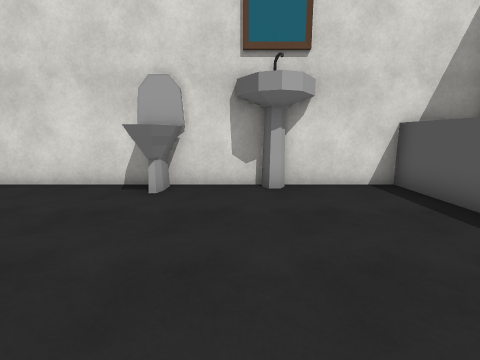
view 1 (above)

23 first-person views from a walk through a Unity game level. The camera is 1.4 m above the floor, tilts 10° down and sees 85° across. The floor is counted in squares, 1 m on a side. Each view is taken from the middle of a square. On the plan, view 1 faces up. The plan holds only what a view shows up to about 13 squares ahead; the rest is blank. The place goes on beyond the plan. Some surface patterns are stand-ins.

view 2
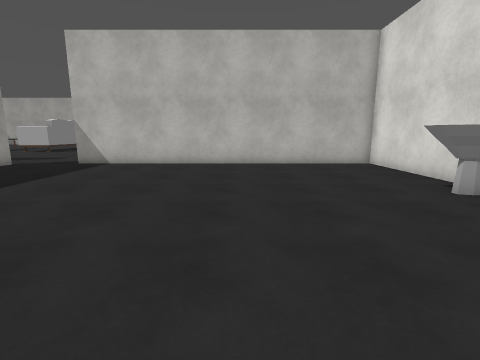

view 3
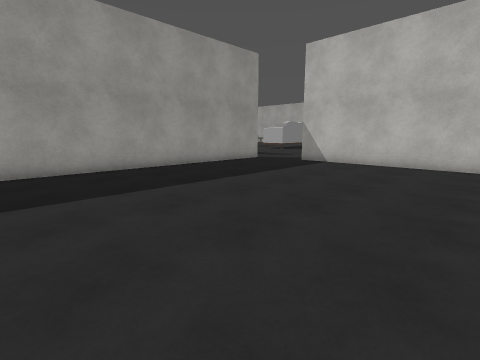

view 4
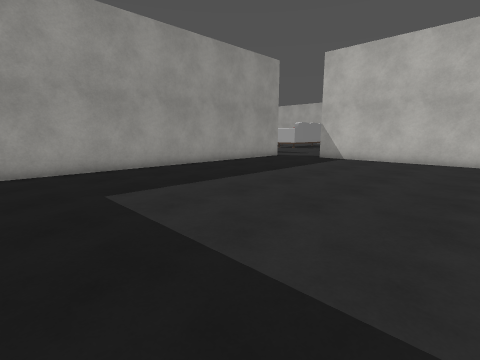

view 5
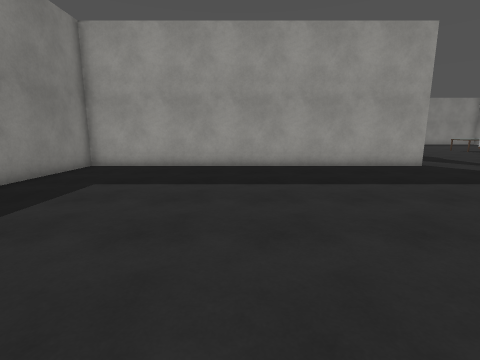

view 6
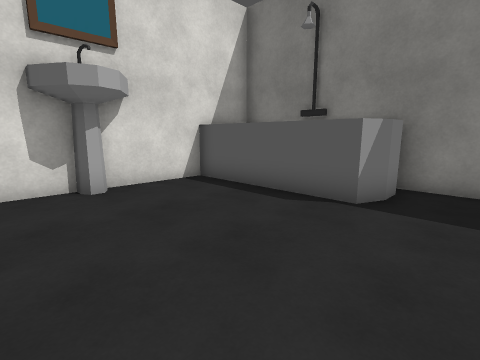

view 7
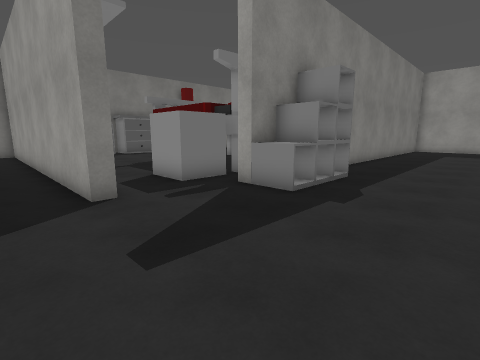

view 8
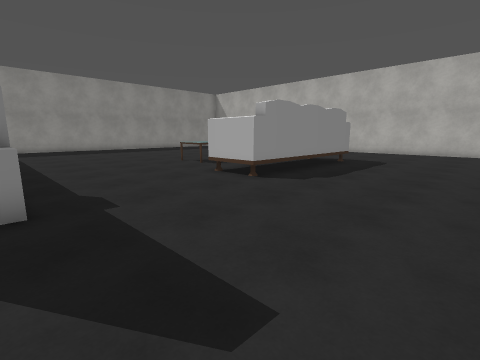

view 9
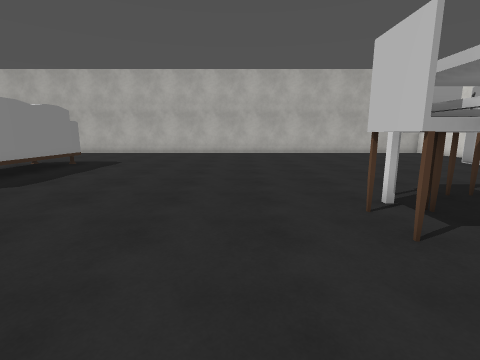

view 10
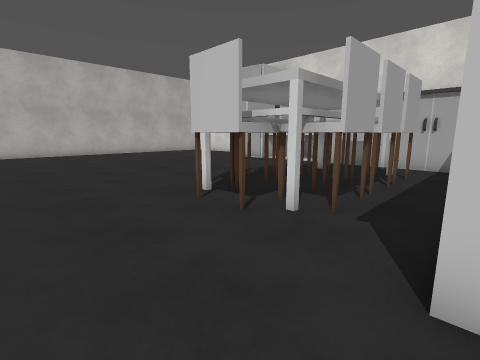

view 11
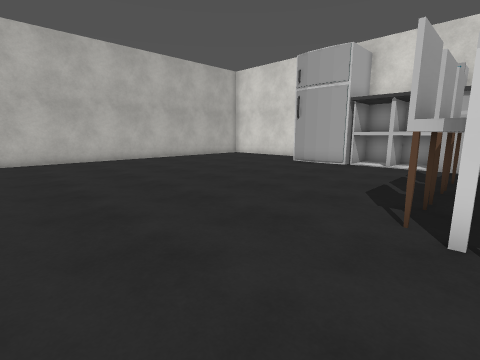

view 12
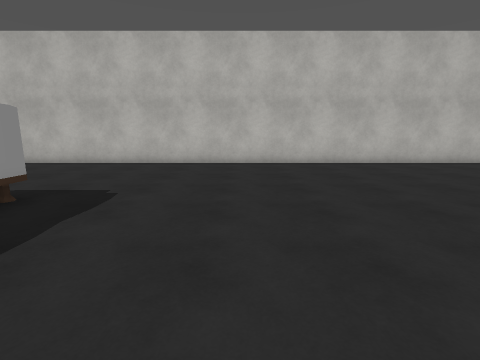

view 13
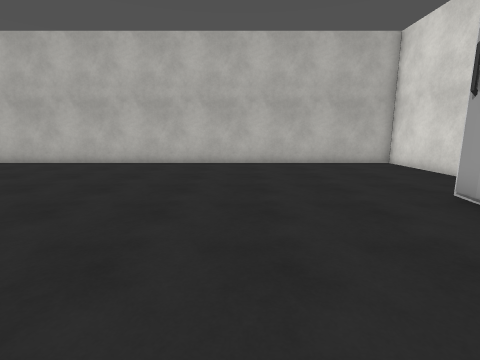

view 14
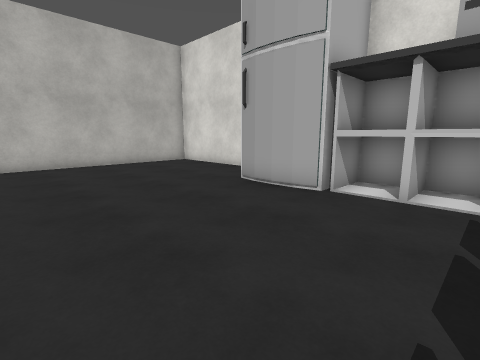

view 15
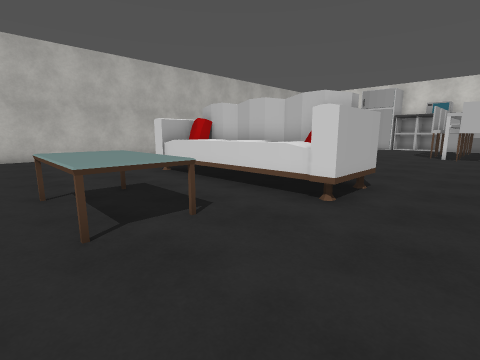

view 16
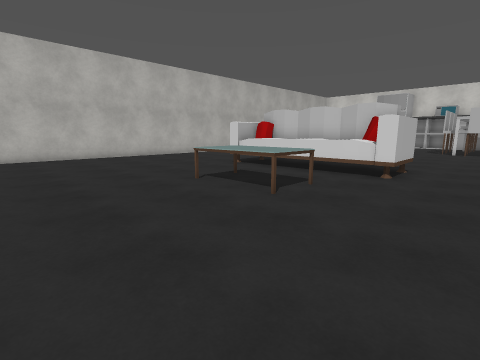

view 17
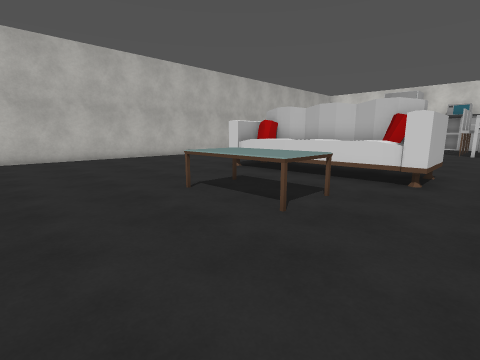

view 18
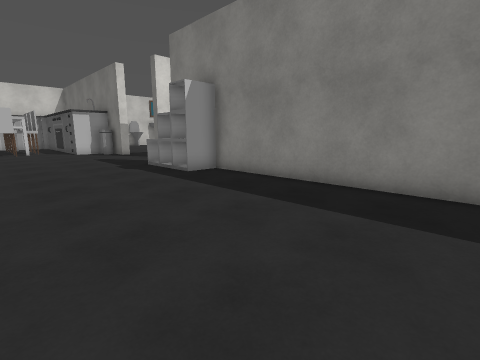

view 19
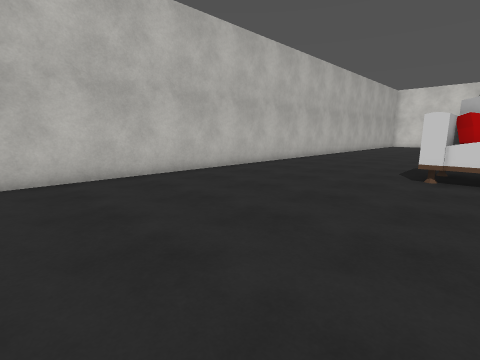

view 20
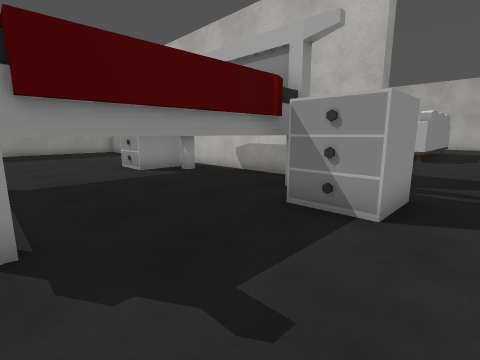

view 21
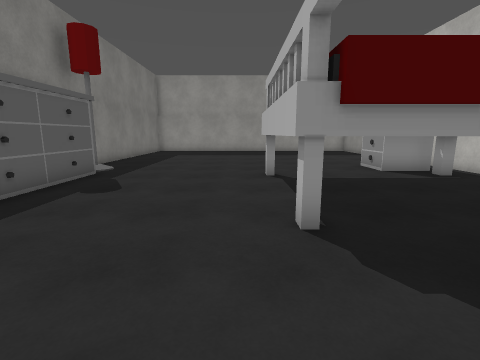

view 22
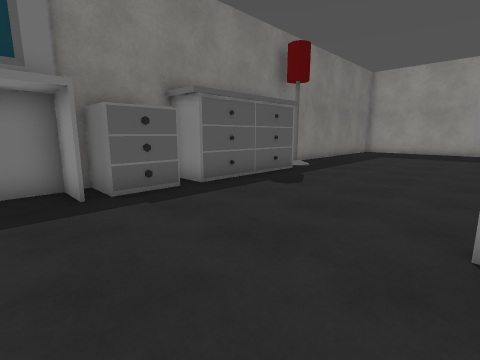

view 23
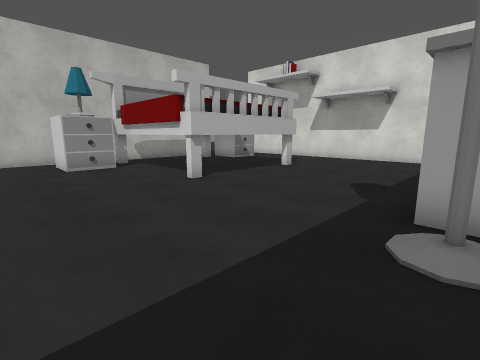

### Floor plan
Key: @ floor where view 1 was taken; # wall or solid block; . floor; ^ raised ledge; T toilet; S sink; R drawers; A table; F fridge; C chair; L lamp; M mirror; O other object.
Columns run from 31 left of view 1 to 6 right of it. Each row starts with its distance up from view 1.
  7 ######    ####        #######T##S###
  6 #......   # ^         #......T.....O
  5 #......FFF#^^^######  #............O O
  4 #...............C...  #............O O
  3 #..............#C#..  #............O
  2 #.............C# #C.  #............OOO
  1 #.............C###C.  #...............
  0 #.............C# #C.  #........@......
 -1 #.............C###C.  #...............
 -2 #.............C###C.  #...............
 -3 #..............#C#..  #...............
 -4 #...............C...  #...............
 -5 #...................# #...............
 -6 #.................... #...............
 -7 #.................... ................
 -8 #.....................................
 -9 #.....................................
-10 #......................###############
-11 #............................ ........
-12 #.......................RR...........M
-13 #.......................RRR.........RR
-14 #......OOOOOOOOO.....O#.RR..........R
-15 #...... OO OOOOO.....O#.OOOOOOO.....R
-16 #......OOOOOOOOO.....O#.O.....O.....OO
-17 #....................O#.O.....O.....O
-18 #.....................#.O.....O.....O
-19 #.........AAAA........#.O.....O.....O
-20 #.........AAAA........#.OOOOOOO.....OO
-21 #.....................#.RR...........L
-22 #.....................#  RR...........
-23 #.....................#.RR............
-24 #.....................#...............
-25 #............... .....#   .......... .

Positions as (right, up) in squares from view 1, and headings:
1: (0, 0), facing up
2: (4, 1), facing left
3: (4, 1), facing down-left
4: (6, 1), facing down-left
5: (0, 2), facing down
6: (-1, 0), facing up-right
7: (-14, -8), facing down-right
8: (-10, -8), facing down-left
9: (-11, -6), facing left
10: (-11, -7), facing up-left
11: (-16, -7), facing up-left
12: (-18, -9), facing left
13: (-18, 0), facing left
14: (-18, -1), facing up-left
15: (-14, -21), facing up-left
16: (-14, -25), facing up-left
17: (-15, -24), facing up-left
18: (-16, -25), facing up-right
19: (-22, -25), facing up-left
20: (-1, -11), facing down-left
21: (0, -11), facing down
22: (-1, -11), facing down-right
23: (6, -25), facing up-left
